Frame 1 (no input): blank canvas, image omitted
Frame 60 (the mouse pressed at the canvas centre just before this capture): blank canvas, image omitted
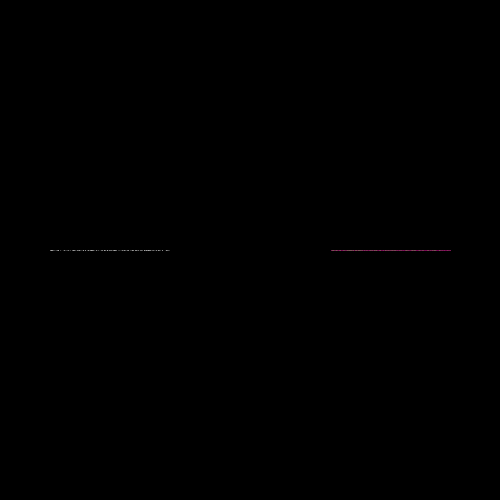
Frame 120 (the mouse held since frame 60 and released just before this capture)

The Processing sketch whose frames 1 and 60 were blank and that drew this single picture after the mouse press (run headless with seeded random() and noise(); from frame 60 on, the mouse is pressed at the canvas centre):

// Processing sketch: processing_77783
// ── processing_77783.pde

int x = 50;
int y = 250;
int direction = RIGHT;
int compX = 450;
int compY = 250;
int compDir = LEFT;
boolean gameOver = false;
void setup()
{
  size(500, 500);
  background(0);
}
void draw()
{
  if (gameOver == true)
  {
    stroke(123,123,123);
    textSize(50);
    text ("YOU LOSE", 123, 250);
  }
  else
  {
    human();
    if (gameOver == false)
    {
      computer();
    }
  }
}
void human()
{
  stroke(random(244));
 
    if (get(x, y) !=color(0, 0, 0))
    {
      gameOver = true;
      stroke(random(123),123,123);
      textSize(random(50));
      stroke(random(89),154,232);
      text ("YOU LOSE", 123, 250);
    }
    else
    {
 
      point(x, y);
 
      if (direction == RIGHT)
      {
        x++;
      }
      else if (direction == LEFT)
      {
        x--;
      }
      else if (direction == UP)
      {
        y--;
      }
      else if (direction == DOWN)
      {
        y++;
      }
    }
  }
 
void keyPressed()
{
  if (key=='g')
  {
    direction = LEFT;
  }
  else if (key == 'h')
  {
    direction = RIGHT;
  }
  else if (key == 'y')
  {
    direction = UP;
  }
  else if (key == 'b')
  {
    direction = DOWN;
  }
}
void computer()
{
  stroke(173, random(130), 120);
 
  if (get(compX, compY) !=color(0, 0, 0))
  {
     
    gameOver=true;
  }
  else
  {
 
    point(compX, compY);
 
    if (compDir == RIGHT)
    {
      compX++;
      if (get(compX+1, compY) !=color(0, 0, 0))
      {
        compDir = DOWN;
      }
    }
    else if (compDir == LEFT)
    {
      compX--;
      if (get(compX-1, compY) !=color(0, 0, 0))
      {
        compDir = UP;
      }
    }
    else if (compDir == UP)
    {
      compY--;
      if (get(compX, compY-1) !=color(0, 0, 0))
      {
        compDir = RIGHT;
      }
    }
    else if (compDir == DOWN)
    {
      compY++;
      if (get(compX, compY+1) !=color(0, 0, 0))
      {
        compDir = LEFT;
      }
    }
  }
}
